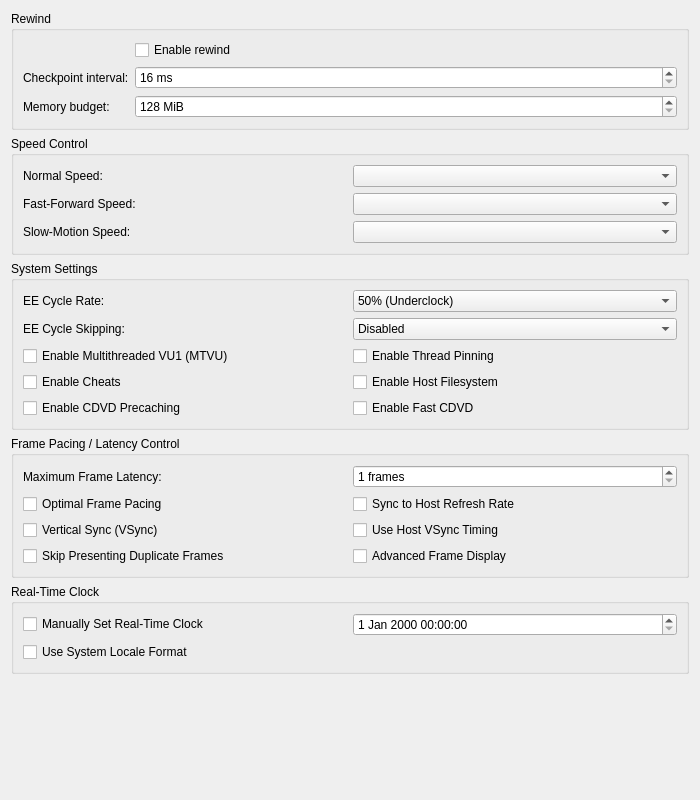
<?xml version="1.0" encoding="UTF-8"?>
<ui version="4.0">
 <class>EmulationSettingsWidget</class>
 <widget class="QWidget" name="EmulationSettingsWidget">
  <property name="geometry">
   <rect>
    <x>0</x>
    <y>0</y>
    <width>700</width>
    <height>800</height>
   </rect>
  </property>
  <layout class="QVBoxLayout" name="verticalLayout">
   <item><widget class="QGroupBox" name="rewindGroup">
    <property name="title"><string>Rewind</string></property>
    <layout class="QFormLayout" name="rewindLayout">
     <item row="0" column="1"><widget class="QCheckBox" name="rewindEnabled"><property name="text"><string>Enable rewind</string></property><property name="toolTip"><string>History is cleared on memory-card activity. Requires MTVU, achievements, recording and external devices to be disabled.</string></property></widget></item>
     <item row="1" column="0"><widget class="QLabel" name="rewindIntervalLabel"><property name="text"><string>Checkpoint interval:</string></property><property name="buddy"><cstring>rewindInterval</cstring></property></widget></item>
     <item row="1" column="1"><widget class="QSpinBox" name="rewindInterval"><property name="minimum"><number>16</number></property><property name="maximum"><number>2000</number></property><property name="suffix"><string> ms</string></property></widget></item>
     <item row="2" column="0"><widget class="QLabel" name="rewindMemoryLabel"><property name="text"><string>Memory budget:</string></property><property name="buddy"><cstring>rewindMemory</cstring></property></widget></item>
     <item row="2" column="1"><widget class="QSpinBox" name="rewindMemory"><property name="minimum"><number>128</number></property><property name="maximum"><number>4096</number></property><property name="suffix"><string> MiB</string></property></widget></item>
    </layout>
   </widget></item>
   <item>
    <widget class="QGroupBox" name="speedGroup">
     <property name="title">
      <string>Speed Control</string>
     </property>
     <layout class="QGridLayout" name="gridLayout_3">
      <item row="2" column="0">
       <widget class="QLabel" name="label_6">
        <property name="text">
         <string>Slow-Motion Speed:</string>
        </property>
        <property name="buddy">
         <cstring>slowMotionSpeed</cstring>
        </property>
       </widget>
      </item>
      <item row="1" column="1">
       <widget class="QComboBox" name="fastForwardSpeed"/>
      </item>
      <item row="2" column="1">
       <widget class="QComboBox" name="slowMotionSpeed"/>
      </item>
      <item row="0" column="0">
       <widget class="QLabel" name="label_4">
        <property name="text">
         <string>Normal Speed:</string>
        </property>
        <property name="buddy">
         <cstring>normalSpeed</cstring>
        </property>
       </widget>
      </item>
      <item row="1" column="0">
       <widget class="QLabel" name="label_5">
        <property name="text">
         <string>Fast-Forward Speed:</string>
        </property>
        <property name="buddy">
         <cstring>fastForwardSpeed</cstring>
        </property>
       </widget>
      </item>
      <item row="0" column="1">
       <widget class="QComboBox" name="normalSpeed"/>
      </item>
     </layout>
    </widget>
   </item>
   <item>
    <widget class="QGroupBox" name="systemSettingsGroup">
     <property name="title">
      <string>System Settings</string>
     </property>
     <layout class="QGridLayout" name="gridLayout_5">
      <item row="0" column="1">
       <widget class="QComboBox" name="eeCycleRate">
        <item>
         <property name="text">
          <string>50% (Underclock)</string>
         </property>
        </item>
        <item>
         <property name="text">
          <string>60% (Underclock)</string>
         </property>
        </item>
        <item>
         <property name="text">
          <string>75% (Underclock)</string>
         </property>
        </item>
        <item>
         <property name="text">
          <string>100% (Normal Speed)</string>
         </property>
        </item>
        <item>
         <property name="text">
          <string>130% (Overclock)</string>
         </property>
        </item>
        <item>
         <property name="text">
          <string>180% (Overclock)</string>
         </property>
        </item>
        <item>
         <property name="text">
          <string>300% (Overclock)</string>
         </property>
        </item>
       </widget>
      </item>
      <item row="1" column="1">
       <widget class="QComboBox" name="eeCycleSkipping">
        <item>
         <property name="text">
          <string>Disabled</string>
         </property>
        </item>
        <item>
         <property name="text">
          <string>Mild Underclock</string>
         </property>
        </item>
        <item>
         <property name="text">
          <string>Moderate Underclock</string>
         </property>
        </item>
        <item>
         <property name="text">
          <string>Maximum Underclock</string>
         </property>
        </item>
       </widget>
      </item>
      <item row="2" column="0" colspan="2">
       <layout class="QGridLayout" name="systemSettingsLayout">
        <item row="1" column="0">
         <widget class="QCheckBox" name="cheats">
          <property name="text">
           <string>Enable Cheats</string>
          </property>
         </widget>
        </item>
        <item row="0" column="0">
         <widget class="QCheckBox" name="MTVU">
          <property name="text">
           <string>Enable Multithreaded VU1 (MTVU)</string>
          </property>
         </widget>
        </item>
        <item row="1" column="1">
         <widget class="QCheckBox" name="hostFilesystem">
          <property name="text">
           <string>Enable Host Filesystem</string>
          </property>
         </widget>
        </item>
        <item row="2" column="1">
         <widget class="QCheckBox" name="fastCDVD">
          <property name="text">
           <string>Enable Fast CDVD</string>
          </property>
         </widget>
        </item>
        <item row="2" column="0">
         <widget class="QCheckBox" name="precacheCDVD">
          <property name="text">
           <string>Enable CDVD Precaching</string>
          </property>
         </widget>
        </item>
        <item row="0" column="1">
         <widget class="QCheckBox" name="threadPinning">
          <property name="text">
           <string>Enable Thread Pinning</string>
          </property>
         </widget>
        </item>
       </layout>
      </item>
      <item row="0" column="0">
       <widget class="QLabel" name="label_9">
        <property name="text">
         <string>EE Cycle Rate:</string>
        </property>
        <property name="buddy">
         <cstring>eeCycleRate</cstring>
        </property>
       </widget>
      </item>
      <item row="1" column="0">
       <widget class="QLabel" name="label_10">
        <property name="text">
         <string>EE Cycle Skipping:</string>
        </property>
        <property name="buddy">
         <cstring>eeCycleSkipping</cstring>
        </property>
       </widget>
      </item>
     </layout>
    </widget>
   </item>
   <item>
    <widget class="QGroupBox" name="pacingGroup">
     <property name="title">
      <string>Frame Pacing / Latency Control</string>
     </property>
     <layout class="QGridLayout" name="gridLayout_2">
      <item row="1" column="1">
       <widget class="QSpinBox" name="maxFrameLatency">
        <property name="suffix">
         <string extracomment="This string will appear next to the amount of frames selected, in a dropdown box."> frames</string>
        </property>
        <property name="minimum">
         <number>1</number>
        </property>
        <property name="maximum">
         <number>5</number>
        </property>
       </widget>
      </item>
      <item row="1" column="0">
       <widget class="QLabel" name="label_2">
        <property name="text">
         <string>Maximum Frame Latency:</string>
        </property>
        <property name="buddy">
         <cstring>maxFrameLatency</cstring>
        </property>
       </widget>
      </item>
      <item row="3" column="0" colspan="2">
       <layout class="QGridLayout" name="basicCheckboxGridLayout">
        <item row="0" column="1">
         <widget class="QCheckBox" name="syncToHostRefreshRate">
          <property name="text">
           <string>Sync to Host Refresh Rate</string>
          </property>
         </widget>
        </item>
        <item row="1" column="0">
         <widget class="QCheckBox" name="vsync">
          <property name="text">
           <string>Vertical Sync (VSync)</string>
          </property>
         </widget>
        </item>
        <item row="0" column="0">
         <widget class="QCheckBox" name="optimalFramePacing">
          <property name="text">
           <string>Optimal Frame Pacing</string>
          </property>
         </widget>
        </item>
        <item row="1" column="1">
         <widget class="QCheckBox" name="useVSyncForTiming">
          <property name="text">
           <string>Use Host VSync Timing</string>
          </property>
         </widget>
        </item>
        <item row="2" column="0">
         <widget class="QCheckBox" name="skipPresentingDuplicateFrames">
          <property name="text">
           <string>Skip Presenting Duplicate Frames</string>
          </property>
         </widget>
        </item>
        <item row="2" column="1">
         <widget class="QCheckBox" name="advancedFrameDisplay">
          <property name="text">
           <string>Advanced Frame Display</string>
          </property>
         </widget>
        </item>
       </layout>
      </item>
     </layout>
    </widget>
   </item>
   <item>
    <widget class="QGroupBox" name="rtcGroup">
     <property name="title">
      <string>Real-Time Clock</string>
     </property>
     <layout class="QGridLayout" name="gridLayoutRTC">
      <item row="0" column="0">
       <widget class="QCheckBox" name="manuallySetRealTimeClock">
        <property name="text">
         <string>Manually Set Real-Time Clock</string>
        </property>
       </widget>
      </item>
      <item row="0" column="1">
       <widget class="QDateTimeEdit" name="rtcDateTime"/>
      </item>
      <item row="1" column="0">
       <widget class="QCheckBox" name="rtcUseSystemLocaleFormat">
        <property name="text">
         <string>Use System Locale Format</string>
        </property>
       </widget>
      </item>
     </layout>
    </widget>
   </item>
   <item>
    <spacer name="verticalSpacer">
     <property name="orientation">
      <enum>Qt::Orientation::Vertical</enum>
     </property>
     <property name="sizeHint" stdset="0">
      <size>
       <width>20</width>
       <height>0</height>
      </size>
     </property>
    </spacer>
   </item>
  </layout>
 </widget>
 <tabstops>
  <tabstop>normalSpeed</tabstop>
  <tabstop>fastForwardSpeed</tabstop>
  <tabstop>slowMotionSpeed</tabstop>
  <tabstop>eeCycleRate</tabstop>
  <tabstop>eeCycleSkipping</tabstop>
  <tabstop>MTVU</tabstop>
  <tabstop>threadPinning</tabstop>
  <tabstop>cheats</tabstop>
  <tabstop>hostFilesystem</tabstop>
  <tabstop>precacheCDVD</tabstop>
  <tabstop>fastCDVD</tabstop>
  <tabstop>maxFrameLatency</tabstop>
  <tabstop>optimalFramePacing</tabstop>
  <tabstop>syncToHostRefreshRate</tabstop>
  <tabstop>vsync</tabstop>
  <tabstop>useVSyncForTiming</tabstop>
  <tabstop>skipPresentingDuplicateFrames</tabstop>
  <tabstop>manuallySetRealTimeClock</tabstop>
  <tabstop>rtcDateTime</tabstop>
 </tabstops>
 <resources>
  <include location="../resources/resources.qrc"/>
 </resources>
 <connections/>
</ui>
